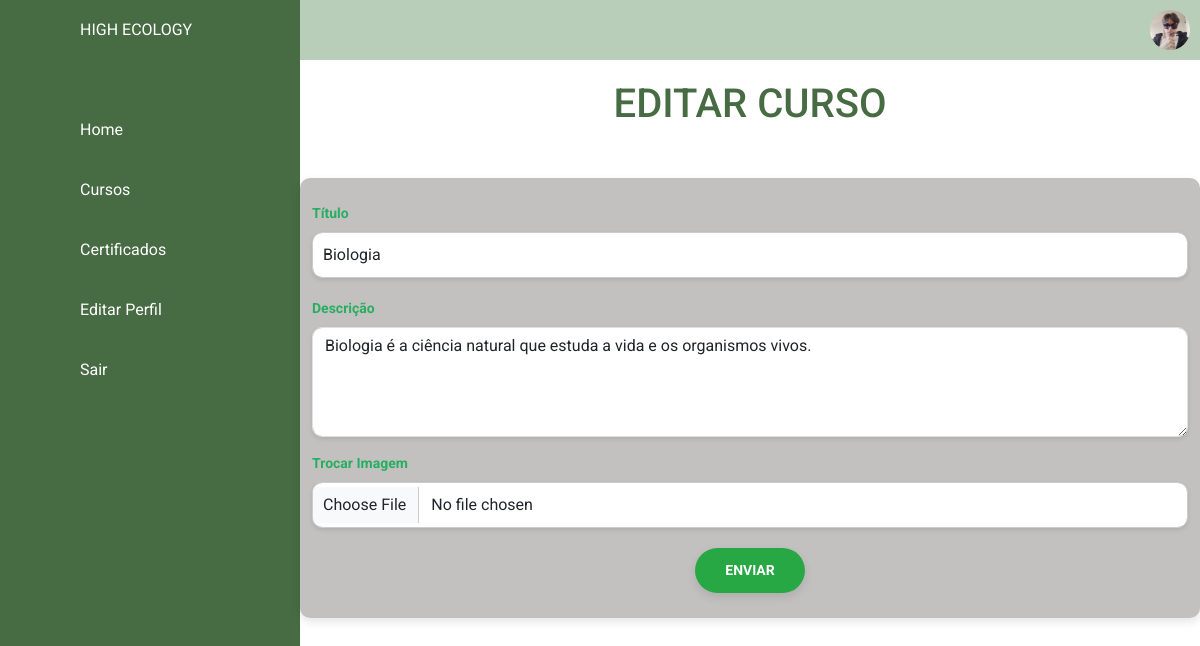
The page /html/gerenciar-cursos-edit.php?id=38 (signed in) on the database its author committed.
### tables this page shows
CREATE TABLE `cursos` (
  `id` int(11) NOT NULL,
  `title` varchar(255) NOT NULL,
  `description` text NOT NULL,
  `image` varchar(255) NOT NULL,
  `created_at` timestamp NOT NULL DEFAULT current_timestamp()
);

### html/gerenciar-cursos-edit.php (the view, shortened to what this page needs)
<?php
            include('../php/config.php');
            $id = $_GET['id'];
            $stmt = $pdo->prepare('SELECT * FROM cursos WHERE id = ?');
            $stmt->execute([$id]);
            $course = $stmt->fetch();
?>
<!DOCTYPE html>
<html lang="pt-br">
<head>
    <link rel="stylesheet" href="https://maxcdn.bootstrapcdn.com/bootstrap/4.0.0/css/bootstrap.min.css">
    <link rel="stylesheet" href="https://stackpath.bootstrapcdn.com/bootstrap/4.0.0/js/bootstrap.bundle.min.js">
    <link rel="stylesheet" href="https://cdnjs.cloudflare.com/ajax/libs/jquery/3.2.1/jquery.min.js">
    <link rel="stylesheet" href="../css/all.css">
    <link rel="stylesheet" href="../css/forms.css">
    <link rel="stylesheet" href="../css/all.css">
    <link rel="stylesheet" href="../css/conteudo-main-logado.css">
    <?php  if($_SESSION["user"]['tabela'] == "professor") {?>
        <link rel="stylesheet" href="../css/leftnavbarprofessor.css">
        <link rel="stylesheet" href="../css/topbarprofessor.css">
    <?php } else if($_SESSION["user"]['tabela'] == "aluno") {?>
        <link rel="stylesheet" href="../css/leftnavbar.css">
        <link rel="stylesheet" href="../css/topbar.css">
    <?php } ?>
    <link rel="stylesheet" href="../css/editar-perfil.css">
    <link href="https://cdn.jsdelivr.net/npm/bootstrap@5.3.0-alpha1/dist/css/bootstrap.min.css" rel="stylesheet">
    <link rel="stylesheet" href="../css/gerenciar-cursos.css">
</head>
<body>
    <div class = "container-p">
        <div class = "navegacao">
            <ul style="padding: 0px 0px 0px 0px; margin: 0px 0px 0px 0px;">
            <li>
                    <a href = "#">
                        <span class = "icone">
                        </span>
                        <span class = "titulo">HIGH ECOLOGY</span>
                    </a>
                </li>
                <?php
                if($_SESSION["user"]['tabela'] == "aluno")
                {?>
                <li>
                    <a href = "perfil.php">
                        <span class = "icone">
                        </span>
                        <span class = "titulo">Home</span>
                    </a>
                </li>
                <?php } ?>
                <?php
                if($_SESSION["user"]['tabela'] == "aluno"){
                    if($_SESSION['dados_user']['matriculado'] == true)
                    {?>
                    <li>
                        <a href = "cursos.php">
                            <span class = "icone">
                            </span>
                            <span class = "titulo">Cursos</span>
                        </a>
                    </li>
                <?php }} ?>
                <?php
                if($_SESSION["user"]['tabela'] == "aluno")
                {?>
                <li>
                    <a href = "certificados.php">
                        <span class = "icone">
                        </span>
                        <span class = "titulo">Certificados</span>
                    </a>
                </li>
                <?php } ?>
                <li>
                    <a href = "editar-perfil.php">
                        <span class = "icone">
                        </span>
                        <span class = "titulo">Editar Perfil</span>
                    </a>
                </li>
                <li>
                    <a href = "../php/logout.php">
                        <span class = "icone">
                        </span>
                        <span class = "titulo">Sair</span>
                    </a>
                </li>
            </ul>
        </div>
        <div class = "main-p">
            <div class = "topbar">
                <div class = "toggle">
                </div>
                <div class = "user">
                    <a href="editar-perfil.php">
                        <img src="<?php if($_SESSION["user"]['tabela'] == "aluno") { echo $_SESSION['dados_user']['img']; } elseif($_SESSION["user"]['tabela'] == "professor") { echo "../img/icon.png";} ?>" alt="foto de perfil">
                    </a>
                </div>
            </div>
            <header>
            <h1>Editar Curso</h1>
            </header>
            <div class="container">
            <form action="" method="POST" enctype="multipart/form-data">
                <div class="mb-3">
                    <label for="title" class="form-label">Título</label>
                    <input type="text" name="title" value="<?php echo htmlspecialchars($course['title']); ?>" class="form-control" required>
                </div>
                <div class="mb-3">
                    <label for="description" class="form-label">Descrição</label>
                    <textarea name="description" class="form-control" rows="4" required><?php echo htmlspecialchars($course['description']); ?></textarea>
                </div>
                <div class="mb-3">
                        <label for="image" class="form-label">Trocar Imagem </label>
                        <input type="file" name="image" class="form-control">
                    </div>
            <button type="submit" class = "btn bnt-sucess">Enviar</button>
            </form>
        </div>
</body>
</html>

### css/all.css (style rules this page uses)
* { margin: 0; padding: 0; box-sizing: border-box; font-family: 'Roboto', sans-serif; }
body { background-color: #f2f2f2; }

### css/forms.css (style rules this page uses)
body { font-family: 'Arial', sans-serif; background-color: #f4f8f9; color: #333; margin: 0; padding: 0; }
.container { max-width: 600px; margin: 50px auto; background-color: #2b282349; border-radius: 10px; box-shadow: 0 4px 10px rgba(0, 0, 0, 0.1); padding: 25px; }
h1 { text-align: center; color: #27ae60; font-size: 28px; font-weight: bold; margin-bottom: 25px; }
.form-label { font-weight: bold; color: #27ae60; font-size: 14px; margin-bottom: 5px; display: block; }
input[type="text"], textarea, input[type="file"] { width: 100%; padding: 10px; border: 1px solid #ccc; border-radius: 5px; font-size: 16px; margin-bottom: 20px; box-sizing: border-box; transition: all 0.3s ease; }
button[type="submit"] { display: block; width: auto; background-color: #27ae60; color: #ffffff; padding: 8px 16px; border: none; border-radius: 5px; font-size: 14px; font-weight: bold; text-transform: uppercase; cursor: pointer; transition: all 0.3s ease; margin: 0 auto; }
.mb-3 { margin-bottom: 20px; }
textarea::placeholder, input::placeholder { font-style: italic; color: #aaa; }

### css/conteudo-main-logado.css (style rules this page uses)
:root { --verde: #476b43; --white: #fff; --gray: #f5f5f5; --black1: #222; --black2: #999; }
.container-p { position: relative; width: 100%; }
.main-p { position: absolute; width: calc(100% - 300px); left: 300px; min-height: 100vh; background: var(--white); transition: all 0.5s ease; }

### css/leftnavbar.css (style rules this page uses)
:root { --verde: #476b43; --white: #fff; --gray: #f5f5f5; --black1: #222; --black2: #999; }
.navegacao { position: fixed; width: 300px; height: 100%; background: var(--verde); border-left: 10px solid var(--verde); transition: 0.5s; overflow: hidden; }
.navegacao ul { position: absolute; top: 0; left: 0; width: 100%; }
.navegacao ul li { position: relative; width: 100%; list-style: none; border-top-left-radius: 30px; border-bottom-left-radius: 30px; }
.navegacao ul li:nth-child(1) { margin-bottom: 40px; pointer-events: none; }
.navegacao ul li a { position: relative; display: block; width: 100%; display: flex; text-decoration: none; color: var(--white); }
.navegacao ul li a .icone { position: relative; display: block; min-width: 60px; height: 60px; line-height: 75px; text-align: center; }
.navegacao ul li a .titulo { position: relative; display: block; padding: 0 10px; height: 60px; line-height: 60px; text-align: start; white-space: nowrap; }

### css/topbar.css (style rules this page uses)
:root { --verde: #476b43; --white: #fff; --gray: #f5f5f5; --black1: #222; --black2: #999; }
.topbar { width: 100%; height: 60px; display: flex; justify-content: space-between; align-items: center; padding: 0 10px; background-color: #b9ceb9; }
.toggle { position: relative; width: 60px; height: 60px; display: flex; justify-content: center; align-items: center; font-size: 2.5rem; cursor: pointer; transition: all 0.2s ease; }
.user { position: relative; width: 40px; height: 40px; border-radius: 50%; overflow: hidden; cursor: pointer; }
.user img { position: absolute; top: 0; left: 0; width: 100%; height: 100%; object-fit: cover; }

### css/gerenciar-cursos.css (style rules this page uses)
header { background-color: #fff; padding-top: 20px; color: #476b43; text-align: center; font-size: 24px; font-weight: bold; text-transform: uppercase; }
form .form-control { border-radius: 10px; box-shadow: 0 2px 4px rgba(0, 0, 0, 0.1); }
form button[type="submit"] { background-color: #28a745; color: white; border: none; padding: 12px 30px; border-radius: 50px; box-shadow: 0 4px 10px rgba(0, 0, 0, 0.1); transition: background-color 0.3s ease; }
.form-control { margin-bottom: 15px; }

### rows shown on the page
cursos: title "Biologia", description "Biologia é a ciência natural que estuda a vida e os organismos vivos."
